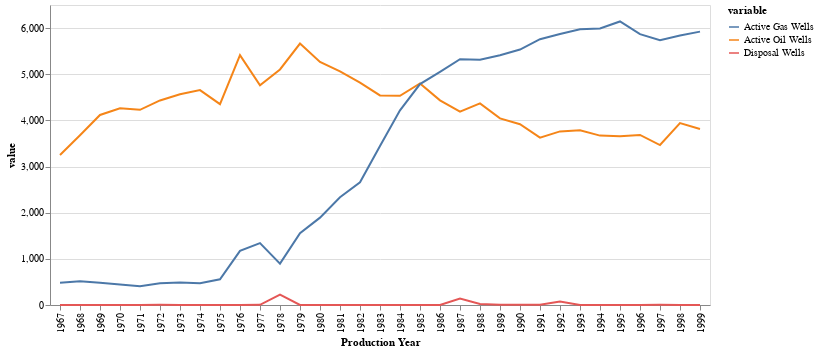

The notebook cell saved with this chart:
### Markdown cell above
####We are now representing this melted dataframe using a line chart.

### Code cell
Chart(NR_df1_melt).mark_line().encode(x='Production Year:O', y='value', color='variable')

### Figure 1 — Vega-Lite specification as saved in the notebook (floating-point values rounded to 4 significant figures)
{"config": {"view": {"continuousWidth": 400, "continuousHeight": 300}}, "data": {"name": "data-1c98327226adc02768df8bbc8a6091ef"}, "mark": "line", "encoding": {"color": {"field": "variable", "type": "nominal"}, "x": {"field": "Production Year", "type": "ordinal"}, "y": {"field": "value", "type": "quantitative"}}, "$schema": "https://vega.github.io/schema/vega-lite/v4.17.0.json", "datasets": {"data-1c98327226adc02768df8bbc8a6091ef": [{"Production Year": 1967, "variable": "Active Oil Wells", "value": 3250}, {"Production Year": 1968, "variable": "Active Oil Wells", "value": 3678}, {"Production Year": 1969, "variable": "Active Oil Wells", "value": 4117}, {"Production Year": 1970, "variable": "Active Oil Wells", "value": 4261}, {"Production Year": 1971, "variable": "Active Oil Wells", "value": 4229}, {"Production Year": 1972, "variable": "Active Oil Wells", "value": 4432}, {"Production Year": 1973, "variable": "Active Oil Wells", "value": 4567}, {"Production Year": 1974, "variable": "Active Oil Wells", "value": 4657}, {"Production Year": 1975, "variable": "Active Oil Wells", "value": 4352}, {"Production Year": 1976, "variable": "Active Oil Wells", "value": 5414}, {"Production Year": 1977, "variable": "Active Oil Wells", "value": 4760}, {"Production Year": 1978, "variable": "Active Oil Wells", "value": 5104}, {"Production Year": 1979, "variable": "Active Oil Wells", "value": 5664}, {"Production Year": 1980, "variable": "Active Oil Wells", "value": 5265}, {"Production Year": 1981, "variable": "Active Oil Wells", "value": 5062}, {"Production Year": 1982, "variable": "Active Oil Wells", "value": 4820}, {"Production Year": 1983, "variable": "Active Oil Wells", "value": 4540}, {"Production Year": 1984, "variable": "Active Oil Wells", "value": 4533}, {"Production Year": 1985, "variable": "Active Oil Wells", "value": 4800}, {"Production Year": 1986, "variable": "Active Oil Wells", "value": 4434}, {"Production Year": 1987, "variable": "Active Oil Wells", "value": 4190}, {"Production Year": 1988, "variable": "Active Oil Wells", "value": 4368}, {"Production Year": 1989, "variable": "Active Oil Wells", "value": 4043}, {"Production Year": 1990, "variable": "Active Oil Wells", "value": 3916}, {"Production Year": 1991, "variable": "Active Oil Wells", "value": 3627}, {"Production Year": 1992, "variable": "Active Oil Wells", "value": 3761}, {"Production Year": 1993, "variable": "Active Oil Wells", "value": 3785}, {"Production Year": 1994, "variable": "Active Oil Wells", "value": 3670}, {"Production Year": 1995, "variable": "Active Oil Wells", "value": 3655}, {"Production Year": 1996, "variable": "Active Oil Wells", "value": 3684}, {"Production Year": 1997, "variable": "Active Oil Wells", "value": 3466}, {"Production Year": 1998, "variable": "Active Oil Wells", "value": 3940}, {"Production Year": 1999, "variable": "Active Oil Wells", "value": 3815}, {"Production Year": 1967, "variable": "Active Gas Wells", "value": 484}, {"Production Year": 1968, "variable": "Active Gas Wells", "value": 515}, {"Production Year": 1969, "variable": "Active Gas Wells", "value": 481}, {"Production Year": 1970, "variable": "Active Gas Wells", "value": 446}, {"Production Year": 1971, "variable": "Active Gas Wells", "value": 409}, {"Production Year": 1972, "variable": "Active Gas Wells", "value": 472}, {"Production Year": 1973, "variable": "Active Gas Wells", "value": 485}, {"Production Year": 1974, "variable": "Active Gas Wells", "value": 473}, {"Production Year": 1975, "variable": "Active Gas Wells", "value": 558}, {"Production Year": 1976, "variable": "Active Gas Wells", "value": 1172}, {"Production Year": 1977, "variable": "Active Gas Wells", "value": 1342}, {"Production Year": 1978, "variable": "Active Gas Wells", "value": 897}, {"Production Year": 1979, "variable": "Active Gas Wells", "value": 1558}, {"Production Year": 1980, "variable": "Active Gas Wells", "value": 1893}, {"Production Year": 1981, "variable": "Active Gas Wells", "value": 2333}, {"Production Year": 1982, "variable": "Active Gas Wells", "value": 2658}, {"Production Year": 1983, "variable": "Active Gas Wells", "value": 3446}, {"Production Year": 1984, "variable": "Active Gas Wells", "value": 4219}, {"Production Year": 1985, "variable": "Active Gas Wells", "value": 4787}, {"Production Year": 1986, "variable": "Active Gas Wells", "value": 5053}, {"Production Year": 1987, "variable": "Active Gas Wells", "value": 5327}, {"Production Year": 1988, "variable": "Active Gas Wells", "value": 5313}, {"Production Year": 1989, "variable": "Active Gas Wells", "value": 5412}, {"Production Year": 1990, "variable": "Active Gas Wells", "value": 5535}, {"Production Year": 1991, "variable": "Active Gas Wells", "value": 5759}, {"Production Year": 1992, "variable": "Active Gas Wells", "value": 5870}, {"Production Year": 1993, "variable": "Active Gas Wells", "value": 5973}, {"Production Year": 1994, "variable": "Active Gas Wells", "value": 5993}, {"Production Year": 1995, "variable": "Active Gas Wells", "value": 6144}, {"Production Year": 1996, "variable": "Active Gas Wells", "value": 5869}, {"Production Year": 1997, "variable": "Active Gas Wells", "value": 5738}, {"Production Year": 1998, "variable": "Active Gas Wells", "value": 5838}, {"Production Year": 1999, "variable": "Active Gas Wells", "value": 5923}, {"Production Year": 1967, "variable": "Disposal Wells", "value": 0}, {"Production Year": 1968, "variable": "Disposal Wells", "value": 0}, {"Production Year": 1969, "variable": "Disposal Wells", "value": 0}, {"Production Year": 1970, "variable": "Disposal Wells", "value": 0}, {"Production Year": 1971, "variable": "Disposal Wells", "value": 0}, {"Production Year": 1972, "variable": "Disposal Wells", "value": 3}, {"Production Year": 1973, "variable": "Disposal Wells", "value": 0}, {"Production Year": 1974, "variable": "Disposal Wells", "value": 0}, {"Production Year": 1975, "variable": "Disposal Wells", "value": 0}, {"Production Year": 1976, "variable": "Disposal Wells", "value": 0}, {"Production Year": 1977, "variable": "Disposal Wells", "value": 3}, {"Production Year": 1978, "variable": "Disposal Wells", "value": 227}, {"Production Year": 1979, "variable": "Disposal Wells", "value": 1}, {"Production Year": 1980, "variable": "Disposal Wells", "value": 0}, {"Production Year": 1981, "variable": "Disposal Wells", "value": 1}, {"Production Year": 1982, "variable": "Disposal Wells", "value": 1}, {"Production Year": 1983, "variable": "Disposal Wells", "value": 1}, {"Production Year": 1984, "variable": "Disposal Wells", "value": 1}, {"Production Year": 1985, "variable": "Disposal Wells", "value": 0}, {"Production Year": 1986, "variable": "Disposal Wells", "value": 1}, {"Production Year": 1987, "variable": "Disposal Wells", "value": 139}, {"Production Year": 1988, "variable": "Disposal Wells", "value": 20}, {"Production Year": 1989, "variable": "Disposal Wells", "value": 4}, {"Production Year": 1990, "variable": "Disposal Wells", "value": 3}, {"Production Year": 1991, "variable": "Disposal Wells", "value": 4}, {"Production Year": 1992, "variable": "Disposal Wells", "value": 77}, {"Production Year": 1993, "variable": "Disposal Wells", "value": 1}, {"Production Year": 1994, "variable": "Disposal Wells", "value": 1}, {"Production Year": 1995, "variable": "Disposal Wells", "value": 0}, {"Production Year": 1996, "variable": "Disposal Wells", "value": 1}, {"Production Year": 1997, "variable": "Disposal Wells", "value": 5}, {"Production Year": 1998, "variable": "Disposal Wells", "value": 0}, {"Production Year": 1999, "variable": "Disposal Wells", "value": 0}]}}
